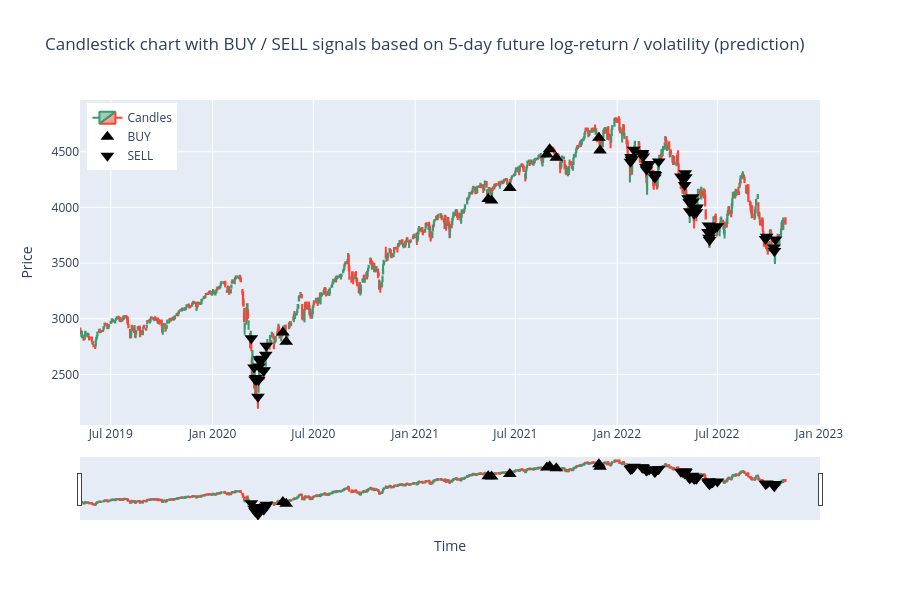

This figure's notebook cell:
### Code cell
df_slice = df_ta.iloc[split_idx+SEQ_LEN:].copy()
y_pred_slice = y_pred[-len(df_slice):]  # make sure lengths match
df_slice = df_slice.copy()
df_slice["y_pred"] = y_pred_slice
# Identify signals
buy_signals = df_slice[df_slice["y_pred"] > thr_buy]
sell_signals = df_slice[df_slice["y_pred"] < -thr_sell]
# Create candlestick figure
fig = go.Figure(data=[go.Candlestick(
    x=df_slice.index,   # use index for x-axis
    open=df_slice['Open'],
    high=df_slice['High'],
    low=df_slice['Low'],
    close=df_slice['Close'],
    name='Candles'
)])
# BUY signals (triangle-up)
fig.add_trace(go.Scatter(
    x=buy_signals.index,
    y=buy_signals['Low'],  # anchor near candle low
    mode='markers', 
    marker=dict(symbol='triangle-up', size=12, color='black'), 
    name='BUY'
))
# SELL signals (triangle-down)
fig.add_trace(go.Scatter(
    x=sell_signals.index,
    y=sell_signals['High'],  # anchor near candle high
    mode='markers', 
    marker=dict(symbol='triangle-down', size=12, color='black'),
    name='SELL'
))
fig.update_layout(
    title=f"Candlestick chart with BUY / SELL signals based on {HORIZON}-day future log-return / volatility (prediction)",
    xaxis_title="Time", 
    yaxis_title="Price", 
    height=600,
    legend=dict(x=0.01, y=0.99)
)
path = "plots/improved_lstm_return_full_test_pred.png"
fig.write_image(path)
fig.show()
display(Image(filename=path)) # Display static image (GitHub-compatible)

### Figure 1 — Plotly figure (JSON) as saved in the notebook; plotly's stock layout.template omitted (floating-point values rounded to 4 significant figures; data arrays with more than 128 entries replaced by an {"elided": "..."} marker saying what was removed)
{"data": [{"close": {"elided": "881 float values"}, "high": {"elided": "881 float values"}, "low": {"elided": "881 float values"}, "name": "Candles", "open": {"elided": "881 float values"}, "type": "candlestick", "x": {"elided": "881 str values"}}, {"marker": {"color": "black", "size": 12, "symbol": "triangle-up"}, "mode": "markers", "name": "BUY", "type": "scatter", "x": ["2020-05-07T00:00:00", "2020-05-13T00:00:00", "2021-05-13T00:00:00", "2021-05-19T00:00:00", "2021-06-21T00:00:00", "2021-08-27T00:00:00", "2021-09-01T00:00:00", "2021-09-13T00:00:00", "2021-11-29T00:00:00", "2021-12-01T00:00:00"], "y": [2876.0, 2793.0, 4075.0, 4061.0, 4173.0, 4474.0, 4522.0, 4446.0, 4625.0, 4510.0]}, {"marker": {"color": "black", "size": 12, "symbol": "triangle-down"}, "mode": "markers", "name": "SELL", "type": "scatter", "x": ["2020-03-11T00:00:00", "2020-03-16T00:00:00", "2020-03-18T00:00:00", "2020-03-19T00:00:00", "2020-03-20T00:00:00", "2020-03-23T00:00:00", "2020-03-24T00:00:00", "2020-03-25T00:00:00", "2020-03-26T00:00:00", "2020-03-27T00:00:00", "2020-03-30T00:00:00", "2020-03-31T00:00:00", "2020-04-02T00:00:00", "2020-04-03T00:00:00", "2020-04-06T00:00:00", "2020-04-07T00:00:00", "2022-01-25T00:00:00", "2022-01-26T00:00:00", "2022-01-27T00:00:00", "2022-01-28T00:00:00", "2022-01-31T00:00:00", "2022-02-15T00:00:00", "2022-02-16T00:00:00", "2022-02-17T00:00:00", "2022-02-22T00:00:00", "2022-02-23T00:00:00", "2022-02-25T00:00:00", "2022-02-28T00:00:00", "2022-03-09T00:00:00", "2022-03-10T00:00:00", "2022-03-11T00:00:00", "2022-03-17T00:00:00", "2022-04-26T00:00:00", "2022-04-29T00:00:00", "2022-05-03T00:00:00", "2022-05-04T00:00:00", "2022-05-05T00:00:00", "2022-05-09T00:00:00", "2022-05-11T00:00:00", "2022-05-12T00:00:00", "2022-05-13T00:00:00", "2022-05-16T00:00:00", "2022-05-17T00:00:00", "2022-05-18T00:00:00", "2022-05-20T00:00:00", "2022-05-23T00:00:00", "2022-05-24T00:00:00", "2022-05-25T00:00:00", "2022-06-14T00:00:00", "2022-06-15T00:00:00", "2022-06-16T00:00:00", "2022-06-17T00:00:00", "2022-06-21T00:00:00", "2022-06-22T00:00:00", "2022-06-23T00:00:00", "2022-07-01T00:00:00", "2022-09-26T00:00:00", "2022-09-28T00:00:00", "2022-10-11T00:00:00", "2022-10-12T00:00:00", "2022-10-14T00:00:00"], "y": [2826.0, 2563.0, 2454.0, 2467.0, 2453.0, 2301.0, 2450.0, 2571.0, 2637.0, 2616.0, 2632.0, 2641.0, 2533.0, 2538.0, 2677.0, 2757.0, 4411.0, 4453.0, 4429.0, 4433.0, 4517.0, 4473.0, 4490.0, 4456.0, 4362.0, 4342.0, 4385.0, 4389.0, 4299.0, 4268.0, 4291.0, 4413.0, 4278.0, 4270.0, 4200.0, 4308.0, 4270.0, 4081.0, 4049.0, 3965.0, 4039.0, 4046.0, 4091.0, 4052.0, 3943.0, 3982.0, 3956.0, 3999.0, 3778.0, 3838.0, 3728.0, 3708.0, 3780.0, 3802.0, 3803.0, 3830.0, 3716.0, 3737.0, 3641.0, 3608.0, 3712.0]}], "layout": {"height": 600, "legend": {"x": 0.01, "y": 0.99}, "title": {"text": "Candlestick chart with BUY / SELL signals based on 5-day future log-return / volatility (prediction)"}, "xaxis": {"title": {"text": "Time"}}, "yaxis": {"title": {"text": "Price"}}}}
